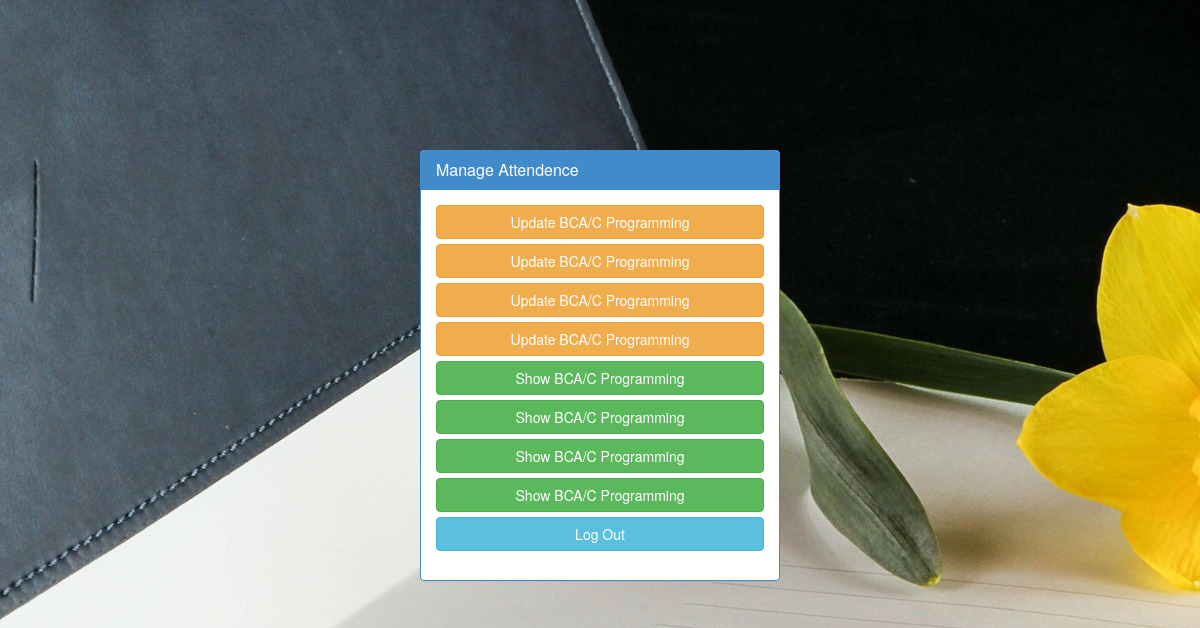
The page /manage-attendence.php (signed in) on the database its author committed.
### tables this page shows
CREATE TABLE `teachers` (
  `id` int(11) NOT NULL,
  `rf_id` varchar(20) NOT NULL,
  `name` varchar(50) NOT NULL,
  `email` varchar(50) NOT NULL,
  `pass` varchar(50) NOT NULL,
  `class1` varchar(15) NOT NULL,
  `sub1` varchar(20) NOT NULL,
  `stime1` time NOT NULL,
  `etime1` time NOT NULL,
  `class2` varchar(15) NOT NULL,
  `sub2` varchar(50) NOT NULL,
  `stime2` time NOT NULL,
  `etime2` time NOT NULL,
  `class3` varchar(15) NOT NULL,
  `sub3` varchar(50) NOT NULL,
  `stime3` time NOT NULL,
  `etime3` time NOT NULL,
  `class4` varchar(15) NOT NULL,
  `sub4` varchar(50) NOT NULL,
  `stime4` time NOT NULL,
  `etime4` time NOT NULL
);

### manage-attendence.php (the view, shortened to what this page needs)
<html>
<head lang="en">
    <link type="text/css" rel="stylesheet" href="bootstrap-3.2.0-dist\css\bootstrap.css">
</head>
<body background="../images/diary-92652_1920.jpg">
<div class="container">
    <div class="row">
        <div class="col-md-4 col-md-offset-4">
            <div class="login-panel panel panel-primary">
                <div class="panel-heading">
                    <h3 class="panel-title">Manage Attendence</h3>
                </div>
                <div class="panel-body">
                    <form role="form" method="post" action="add-new-teacher.php">
                        <fieldset>
							 <?php
								include("database/db_conection.php");
								$rf_id = $_SESSION['RF_ID'];
								$menu_list_data = "select * from teachers WHERE rf_id= $rf_id";
								$run = mysqli_query($dbcon,$menu_list_data);
								if($row=mysqli_fetch_array($run))
								{
									$rf_id 		= 	$row['rf_id'];
									$class1     = $row['class1'];
									$sub1 		= $row['sub1'];
									$class2     = $row['class2'];
									$sub2 		= $row['sub2'];
									$class3     = $row['class3'];
									$sub3 		= $row['sub3'];
									$class4     = $row['class4'];
									$sub4 		= $row['sub4'];
									?>
								<a href="update-attendence.php?rf_id=<?php echo $rf_id; ?>&class=<?php echo $class1; ?>&sub=<?php echo $sub1; ?>" class="btn btn-md btn-warning btn-block" type="submit" >Update <?php echo $class1; ?>/<?php echo $sub1; ?></a>
								<a href="update-attendence.php?rf_id=<?php echo $rf_id; ?>&class=<?php echo $class2; ?>&sub=<?php echo $sub2; ?>" class="btn btn-md btn-warning btn-block" type="submit" >Update <?php echo $class2; ?>/<?php echo $sub2; ?></a>
								<a href="update-attendence.php?rf_id=<?php echo $rf_id; ?>&class=<?php echo $class3; ?>&sub=<?php echo $sub3; ?>" class="btn btn-md btn-warning btn-block" type="submit" >Update <?php echo $class3; ?>/<?php echo $sub3; ?></a>
								<a href="update-attendence.php?rf_id=<?php echo $rf_id; ?>&class=<?php echo $class4; ?>&sub=<?php echo $sub4; ?>" class="btn btn-md btn-warning btn-block" type="submit" >Update <?php echo $class4; ?>/<?php echo $sub4; ?></a>
								<a href="show-attendence.php?rf_id=<?php echo $rf_id; ?>&class=<?php echo $class1; ?>&sub=<?php echo $sub1; ?>" class="btn btn-md btn-success btn-block" type="submit" >Show <?php echo $class1; ?>/<?php echo $sub1; ?></a>
								<a href="show-attendence.php?rf_id=<?php echo $rf_id; ?>&class=<?php echo $class2; ?>&sub=<?php echo $sub2; ?>" class="btn btn-md btn-success btn-block" type="submit" >Show <?php echo $class2; ?>/<?php echo $sub2; ?></a>
								<a href="show-attendence.php?rf_id=<?php echo $rf_id; ?>&class=<?php echo $class3; ?>&sub=<?php echo $sub3; ?>" class="btn btn-md btn-success btn-block" type="submit" >Show <?php echo $class3; ?>/<?php echo $sub3; ?></a>
								<a href="show-attendence.php?rf_id=<?php echo $rf_id; ?>&class=<?php echo $class4; ?>&sub=<?php echo $sub4; ?>" class="btn btn-md btn-success btn-block" type="submit" >Show <?php echo $class4; ?>/<?php echo $sub4; ?></a>
								<?php } ?>
							<a href="log-out.php" class="btn btn-md btn-info btn-block" type="submit" >Log Out</a>
                        </fieldset>
                    </form>
                </div>
            </div>
        </div>
    </div>
</div>
</body>
</html>

### manage-attendence.php (style rules this page uses)
.login-panel { margin-top: 150px; }

### rows shown on the page
teachers: class1 "BCA", sub1 "C Programming", class2 "BCA", sub2 "C Programming", class3 "BCA", sub3 "C Programming", class4 "BCA", sub4 "C Programming"
